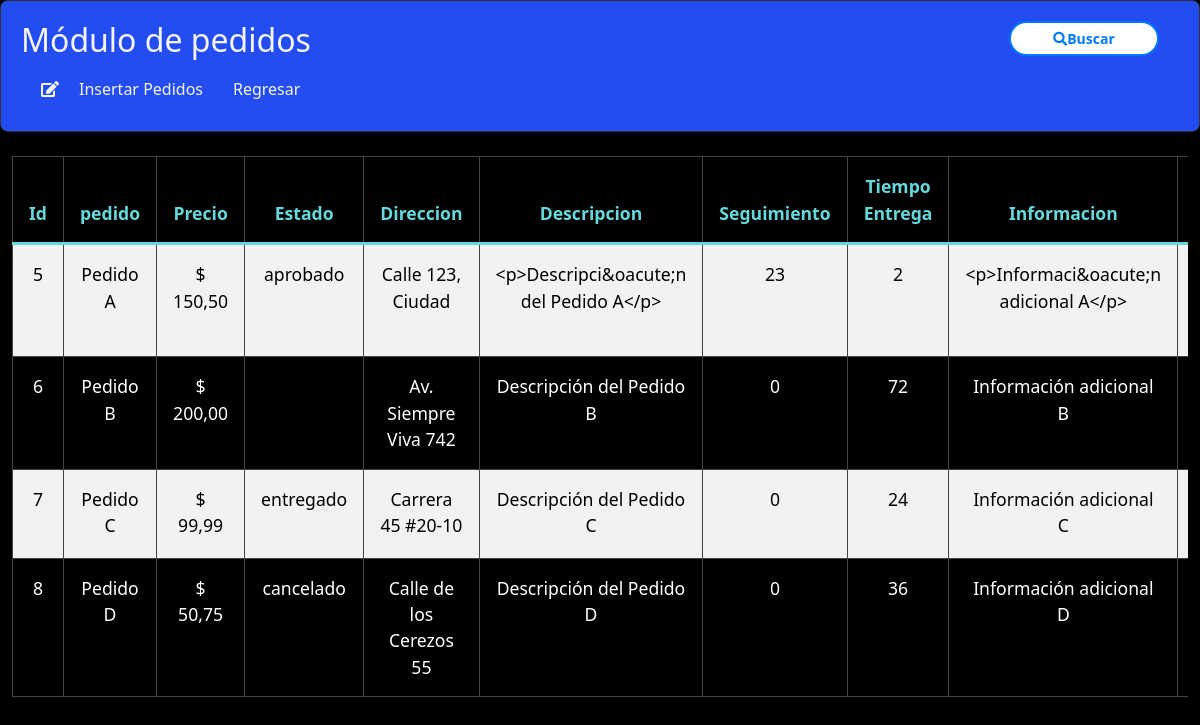
/app/Views/Orders/create.php (signed in), run on the app's committed database.
### tables this page shows
CREATE TABLE `pedidos` (
  `id_pedido` int(11) NOT NULL,
  `nombre_pedido` varchar(150) NOT NULL,
  `precio` decimal(10,2) NOT NULL,
  `estado` enum('aprobado','cancelado','en stock','entregado') NOT NULL,
  `direccion` varchar(100) NOT NULL,
  `descripcion` varchar(150) NOT NULL,
  `numero_seguimiento` int(11) NOT NULL,
  `tiempo_entrega_horas` int(11) NOT NULL,
  `informacion_pedido` text NOT NULL,
  `id_usuario` int(11) DEFAULT NULL,
  `metodo_pago` varchar(50) NOT NULL,
  `archivo` varchar(255) DEFAULT NULL,
  `fecha_pedido` varchar(255) DEFAULT NULL,
  `fecha_entrega` date NOT NULL DEFAULT current_timestamp()
);

### app/Views/Orders/create.php (the view, shortened to what this page needs)
<!DOCTYPE html>
    <html lang="es">
    <head>
        <link href="https://cdn.jsdelivr.net/npm/bootstrap@5.0.2/dist/css/bootstrap.min.css" rel="stylesheet"
>
        <link href="https://cdnjs.cloudflare.com/ajax/libs/font-awesome/5.15.3/css/all.min.css" rel="stylesheet">
    </head>
    <body>
</head>
<body>
<div class="panel">
    <div class="column">
        <h2>Módulo de pedidos</h2>
        <ul class="nav">
            <li><i class="fas fa-edit icon"></i><a href='insert.php?da=2'>Insertar Pedidos</a></li>
            <li class="nav-item">
                <a class="nav-link" href="/OptimizationPRO/app/main.php">
                    Regresar
                </a>
            </li>
        </ul>
    </div>
    <button type="button" class="btn btn-search search-button">
        <i class="fas fa-search"></i> Buscar
    </button>
</div>
    <div class="container-fluid">
    <div class="table-container">
        <div class="table-responsive">
            <table class="table table-striped">
                <thead class="thead-light">
            <tr>
                <th scope="col">Id</th>
                <th scope="col">pedido</th>
                <th scope="col">Precio</th>
                <th scope="col">Estado</th>
                <th scope="col">Direccion</th>
                <th scope="col">Descripcion</th>
                <th scope="col">Seguimiento</th>
                <th scope="col">Tiempo Entrega</th>
                <th scope="col">Informacion</th>
                <th scope="col">Metodo Pago</th>
    </thead>
    <tbody>
    <?php
$mysqli = mysqli_connect(db_host, db_username, db_password, db_dbname);
mysqli_set_charset($mysqli, 'utf8');
$consulta = "SELECT * FROM pedidos ORDER BY id_pedido";
$resultados = $mysqli->query($consulta);
while ($pedido = $resultados->fetch_assoc()) {
?>
    <tr>
        <td><?php echo htmlspecialchars($pedido['id_pedido']); ?></td>
        <td><?php echo htmlspecialchars($pedido['nombre_pedido']); ?></td>
        <td>$ <?php echo number_format($pedido['precio'], 2, ',', '.'); ?></td>
        <td><?php echo htmlspecialchars($pedido['estado']); ?></td>
        <td><?php echo htmlspecialchars($pedido['direccion']); ?></td>
        <td><?php echo htmlspecialchars($pedido['descripcion']); ?></td>
        <td><?php echo htmlspecialchars($pedido['numero_seguimiento']); ?></td>
        <td><?php echo htmlspecialchars($pedido['tiempo_entrega_horas']); ?></td>
        <td><?php echo htmlspecialchars($pedido['informacion_pedido']); ?></td>
        <td><?php echo htmlspecialchars($pedido['metodo_pago']); ?></td>
</tr>
            <?php
        }
        ?>
    </tbody>
</table>
</body>
</html>

### app/Views/Orders/create.php (style rules this page uses)
body { background-color: #000; color: #f5f5f5; }
.panel { display: flex; justify-content: space-between; border: 1px solid #333; padding: 20px; border-radius: 8px; background-color: #234DF0; }
.column { width: 48%; }
h2 { color: whitesmoke; }
.nav { display: flex; align-items: center; float: left; margin-left: 20px; }
.nav a { color: whitesmoke; text-decoration: none; padding: 10px; font-size: 16px; margin-left: 10px; }
.btn { display: inline-block; padding: 10px 20px; font-size: 16px; border: none; border-radius: 4px; cursor: pointer; background-color: #333; color: #ff6f61; }
.table-container { width: 100%; margin: 0 auto; }
.table { width: 100%; table-layout: auto; word-wrap: break-word; color: #fff; background-color: #818274; }
.table th, .table td { border: 1px solid #444; padding: 1rem; font-size: 1.1rem; text-align: center; }
.table th { background-color: #000000; color: #65D8DB; font-weight: bold; border-bottom: 3px solid #ff6f61; }
.table tbody tr { background-color: #000; }
.table tbody tr:nth-of-type(odd) { background-color: #fff; color: #000; }
.table-responsive { margin-top: 1.5rem; overflow-x: auto; }
.search-button { margin-left: auto; margin-right: 20px; width: 150px; height: 35px; border-radius: 20px; text-align: center; }
.btn-search { background-color: #ffffff; color: #007bff; border: 2px solid #007bff; padding: 0; display: flex; align-items: center; justify-content: center; font-size: 14px; font-weight: bold; }

### data on the page
pedidos: id_pedido "5", nombre_pedido "Pedido A", precio "150,50", estado "aprobado", direccion "Calle 123, Ciudad", descripcion "<p>Descripci&oacute;n del Pedido A</p>", numero_seguimiento "23", tiempo_entrega_horas "2", informacion_pedido "<p>Informaci&oacute;n adicional A</p>"
pedidos: id_pedido "6", nombre_pedido "Pedido B", precio "200,00", direccion "Av. Siempre Viva 742", descripcion "Descripción del Pedido B", numero_seguimiento "0", tiempo_entrega_horas "72", informacion_pedido "Información adicional B"
pedidos: id_pedido "7", nombre_pedido "Pedido C", precio "99,99", estado "entregado", direccion "Carrera 45 #20-10", descripcion "Descripción del Pedido C", numero_seguimiento "0", tiempo_entrega_horas "24", informacion_pedido "Información adicional C"
pedidos: id_pedido "8", nombre_pedido "Pedido D", precio "50,75", estado "cancelado", direccion "Calle de los Cerezos 55", descripcion "Descripción del Pedido D", numero_seguimiento "0", tiempo_entrega_horas "36", informacion_pedido "Información adicional D"
